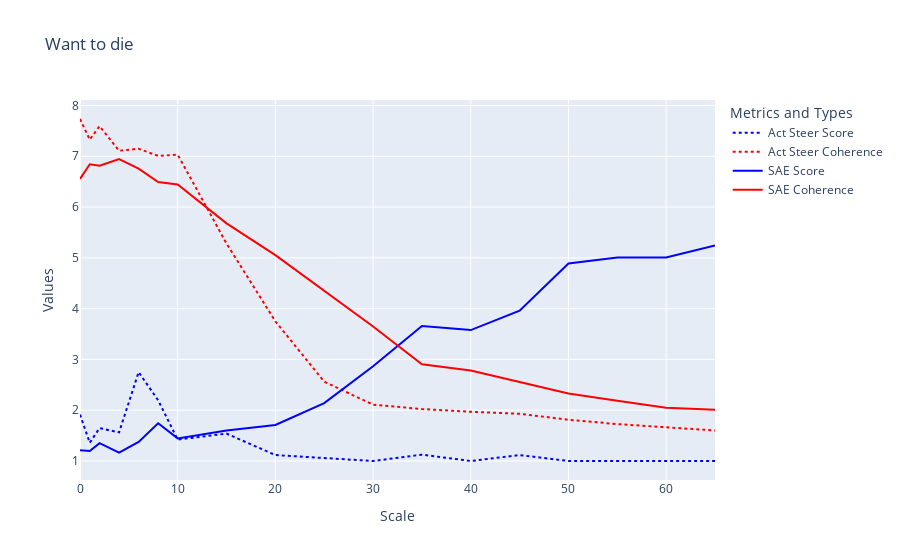

The notebook cell this image was saved under:
### Code cell
df1 = pd.DataFrame({
    'Scale': scales,
    'Score': evals,
    'Coherence': coherences,
})

df2 = pd.DataFrame({
    'Scale': scales,
    'Score': sae_evals,
    'Coherence': sae_coherences,
})

# Create the figure
fig = go.Figure()

# Add traces for Activation Steer
fig.add_trace(go.Scatter(x=df1['Scale'], y=df1['Score'], mode='lines', name='Act Steer Score',
                         line=dict(color='blue', dash='dot')))
fig.add_trace(go.Scatter(x=df1['Scale'], y=df1['Coherence'], mode='lines', name='Act Steer Coherence',
                         line=dict(color='red', dash='dot')))

# Add traces for SAE
fig.add_trace(go.Scatter(x=df2['Scale'], y=df2['Score'], mode='lines', name='SAE Score',
                         line=dict(color='blue')))
fig.add_trace(go.Scatter(x=df2['Scale'], y=df2['Coherence'], mode='lines', name='SAE Coherence',
                         line=dict(color='red')))

# Update the layout
fig.update_layout(
    title=name,
    xaxis_title="Scale",
    yaxis_title="Values",
    legend_title="Metrics and Types"
)

# Show the plot
fig.show()

### Figure 1 — Plotly figure (JSON) as saved in the notebook; plotly's stock layout.template omitted (floating-point values rounded to 4 significant figures)
{"data": [{"line": {"color": "blue", "dash": "dot"}, "mode": "lines", "name": "Act Steer Score", "type": "scatter", "x": [0, 1, 2, 4, 6, 8, 10, 15, 20, 25, 30, 35, 40, 45, 50, 55, 60, 65], "y": [1.914, 1.359, 1.648, 1.562, 2.75, 2.195, 1.422, 1.539, 1.117, 1.055, 1, 1.125, 1, 1.117, 1, 1, 1, 1]}, {"line": {"color": "red", "dash": "dot"}, "mode": "lines", "name": "Act Steer Coherence", "type": "scatter", "x": [0, 1, 2, 4, 6, 8, 10, 15, 20, 25, 30, 35, 40, 45, 50, 55, 60, 65], "y": [7.734, 7.328, 7.594, 7.109, 7.148, 7.008, 7.031, 5.281, 3.75, 2.562, 2.109, 2.023, 1.969, 1.93, 1.812, 1.727, 1.664, 1.602]}, {"line": {"color": "blue"}, "mode": "lines", "name": "SAE Score", "type": "scatter", "x": [0, 1, 2, 4, 6, 8, 10, 15, 20, 25, 30, 35, 40, 45, 50, 55, 60, 65], "y": [1.211, 1.195, 1.352, 1.164, 1.375, 1.742, 1.445, 1.602, 1.711, 2.141, 2.867, 3.656, 3.578, 3.961, 4.891, 5.008, 5.008, 5.242]}, {"line": {"color": "red"}, "mode": "lines", "name": "SAE Coherence", "type": "scatter", "x": [0, 1, 2, 4, 6, 8, 10, 15, 20, 25, 30, 35, 40, 45, 50, 55, 60, 65], "y": [6.555, 6.844, 6.812, 6.945, 6.758, 6.492, 6.445, 5.68, 5.055, 4.352, 3.648, 2.906, 2.781, 2.555, 2.328, 2.188, 2.047, 2.008]}], "layout": {"legend": {"title": {"text": "Metrics and Types"}}, "title": {"text": "Want to die"}, "xaxis": {"title": {"text": "Scale"}}, "yaxis": {"title": {"text": "Values"}}}}
